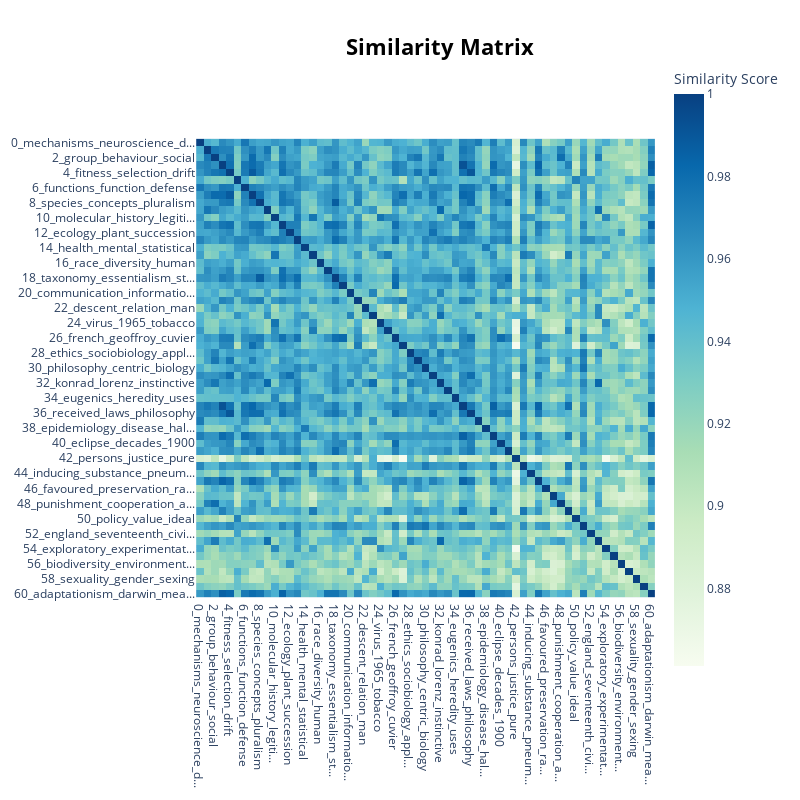

Notebook cell for this chart:
### Code cell
topic_model.visualize_heatmap()

### Figure 1 — Plotly figure (JSON) as saved in the notebook; plotly's stock layout.template omitted (floating-point values rounded to 4 significant figures; data arrays with more than 128 entries replaced by an {"elided": "..."} marker saying what was removed)
{"data": [{"coloraxis": "coloraxis", "hovertemplate": "x: %{x}<br>y: %{y}<br>Similarity Score: %{z}<extra></extra>", "name": "0", "type": "heatmap", "x": ["0_mechanisms_neuroscience_d...", "1_cultural_culture_transmis...", "2_group_behaviour_social", "3_homology_devo_evo", "4_fitness_selection_drift", "5_scientific_knowledge_scie...", "6_functions_function_defense", "7_individuality_selection_t...", "8_species_concepts_pluralism", "9_language_mind_chimpanzee", "10_molecular_history_legiti...", "11_punctuated_equilibria_sh...", "12_ecology_plant_succession", "13_context_nineteenth_century", "14_health_mental_statistical", "15_proteins_molecular_synth...", "16_race_diversity_human", "17_adaptationist_panglossia...", "18_taxonomy_essentialism_st...", "19_charles_darwin_power", "20_communication_informatio...", "21_tree_prokaryotic_universal", "22_descent_relation_man", "23_emotion_descartes_error", "24_virus_1965_tobacco", "25_synthetic_engineering_ma...", "26_french_geoffroy_cuvier", "27_holobionts_hologenome_in...", "28_ethics_sociobiology_appl...", "29_melanism_lepidoptera_ind...", "30_philosophy_centric_biology", "31_building_strategy_model", "32_konrad_lorenz_instinctive", "33_kant_teleology_antinomy", "34_eugenics_heredity_uses", "35_developmental_systems_pl...", "36_received_laws_philosophy", "37_energy_free_principle", "38_epidemiology_disease_hal...", "39_information_maynard_smith", "40_eclipse_decades_1900", "41_kinds_realism_essentialism", "42_persons_justice_pure", "43_machines_metaphors_morph...", "44_inducing_substance_pneum...", "45_niche_construction_exten...", "46_favoured_preservation_ra...", "47_evolved_morality_princeton", "48_punishment_cooperation_a...", "49_regulatory_networks_gene", "50_policy_value_ideal", "51_black_darwin_box", "52_england_seventeenth_civi...", "53_nonhuman_moral_primates", "54_exploratory_experimentat...", "55_microbiomes_ulcers_helic...", "56_biodiversity_environment...", "57_happen_causal_making", "58_sexuality_gender_sexing", "59_eradication_epidemics_in...", "60_adaptationism_darwin_mea..."], "xaxis": "x", "y": ["0_mechanisms_neuroscience_d...", "1_cultural_culture_transmis...", "2_group_behaviour_social", "3_homology_devo_evo", "4_fitness_selection_drift", "5_scientific_knowledge_scie...", "6_functions_function_defense", "7_individuality_selection_t...", "8_species_concepts_pluralism", "9_language_mind_chimpanzee", "10_molecular_history_legiti...", "11_punctuated_equilibria_sh...", "12_ecology_plant_succession", "13_context_nineteenth_century", "14_health_mental_statistical", "15_proteins_molecular_synth...", "16_race_diversity_human", "17_adaptationist_panglossia...", "18_taxonomy_essentialism_st...", "19_charles_darwin_power", "20_communication_informatio...", "21_tree_prokaryotic_universal", "22_descent_relation_man", "23_emotion_descartes_error", "24_virus_1965_tobacco", "25_synthetic_engineering_ma...", "26_french_geoffroy_cuvier", "27_holobionts_hologenome_in...", "28_ethics_sociobiology_appl...", "29_melanism_lepidoptera_ind...", "30_philosophy_centric_biology", "31_building_strategy_model", "32_konrad_lorenz_instinctive", "33_kant_teleology_antinomy", "34_eugenics_heredity_uses", "35_developmental_systems_pl...", "36_received_laws_philosophy", "37_energy_free_principle", "38_epidemiology_disease_hal...", "39_information_maynard_smith", "40_eclipse_decades_1900", "41_kinds_realism_essentialism", "42_persons_justice_pure", "43_machines_metaphors_morph...", "44_inducing_substance_pneum...", "45_niche_construction_exten...", "46_favoured_preservation_ra...", "47_evolved_morality_princeton", "48_punishment_cooperation_a...", "49_regulatory_networks_gene", "50_policy_value_ideal", "51_black_darwin_box", "52_england_seventeenth_civi...", "53_nonhuman_moral_primates", "54_exploratory_experimentat...", "55_microbiomes_ulcers_helic...", "56_biodiversity_environment...", "57_happen_causal_making", "58_sexuality_gender_sexing", "59_eradication_epidemics_in...", "60_adaptationism_darwin_mea..."], "yaxis": "y", "z": {"elided": "61x61 float values"}}], "layout": {"coloraxis": {"colorbar": {"title": {"text": "Similarity Score"}}, "colorscale": [[0, "rgb(247,252,240)"], [0.125, "rgb(224,243,219)"], [0.25, "rgb(204,235,197)"], [0.375, "rgb(168,221,181)"], [0.5, "rgb(123,204,196)"], [0.625, "rgb(78,179,211)"], [0.75, "rgb(43,140,190)"], [0.875, "rgb(8,104,172)"], [1, "rgb(8,64,129)"]]}, "height": 800, "hoverlabel": {"bgcolor": "white", "font": {"family": "Rockwell", "size": 16}}, "legend": {"title": {"text": "Trend"}}, "margin": {"t": 60}, "showlegend": true, "title": {"font": {"color": "Black", "size": 22}, "text": "<b>Similarity Matrix</b>", "x": 0.55, "xanchor": "center", "y": 0.95, "yanchor": "top"}, "width": 800, "xaxis": {"anchor": "y", "constrain": "domain", "domain": [0, 1], "scaleanchor": "y"}, "yaxis": {"anchor": "x", "autorange": "reversed", "constrain": "domain", "domain": [0, 1]}}}
